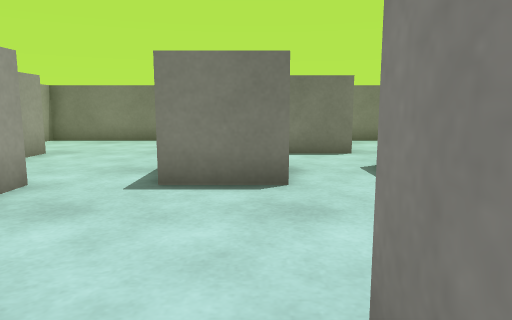
[1] (above)

16 first-person views from a walk through a 3-D level made in the Unity game engine. The camera is 0.58 m above the floor, tilts 8° down and sees 70° across. The floor is counted in squares, 0.5 m on a side. Each view is taken from the middle of a square. On the plan, view 1 faces up. The plan holds only what a view shows up to about 14 squares ahead; the rest is blank. The place goes on beyond the plan. Surface patterns are stand-ins for the level's own textures.

[2]
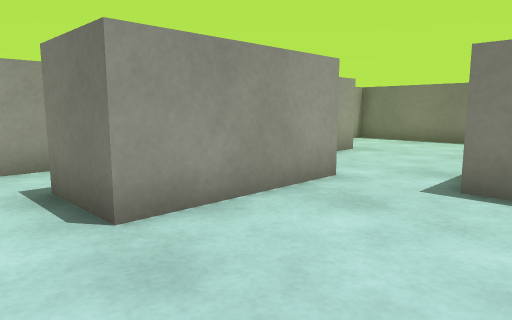

[3]
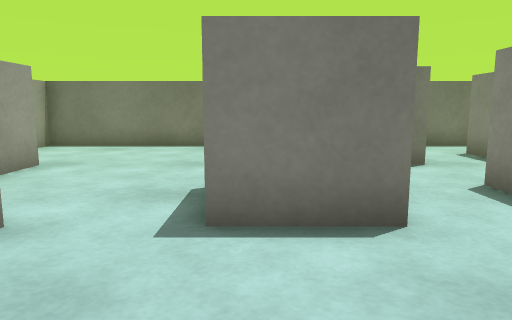

[4]
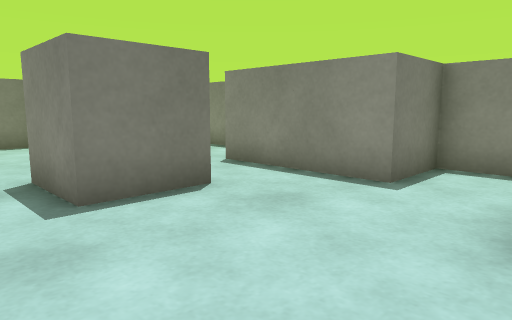

[5]
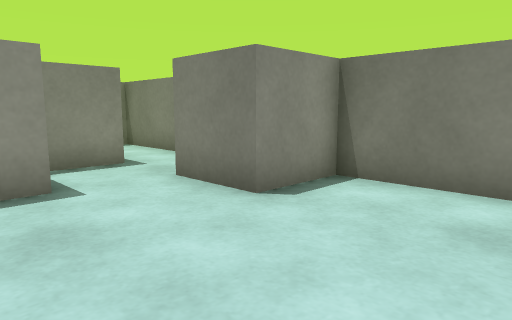

[6]
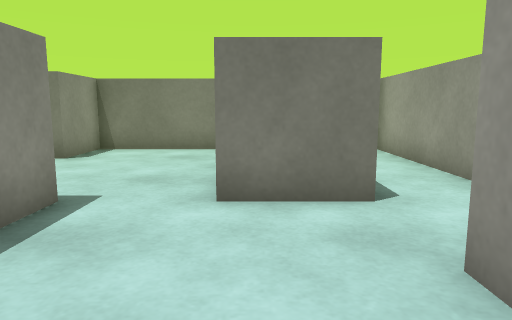

[7]
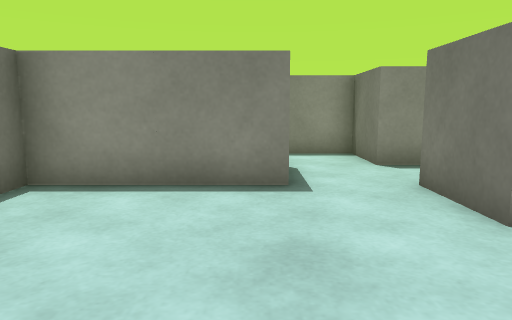

[8]
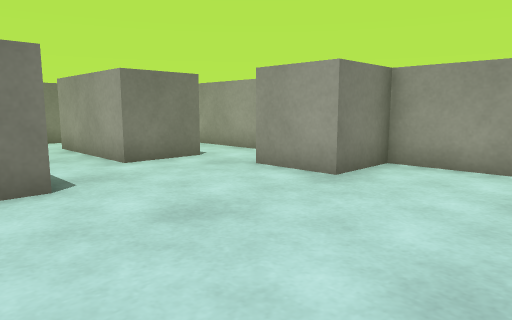

[9]
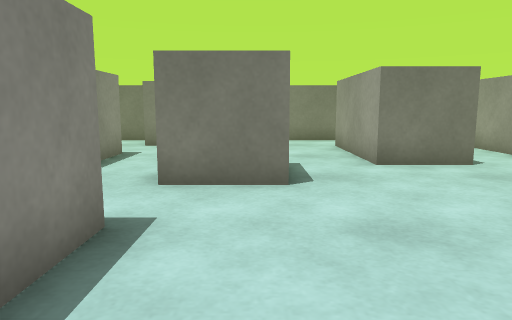

[10]
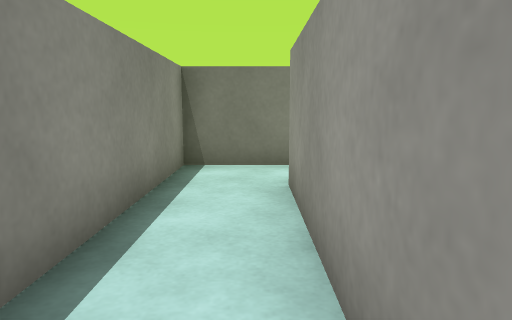

[11]
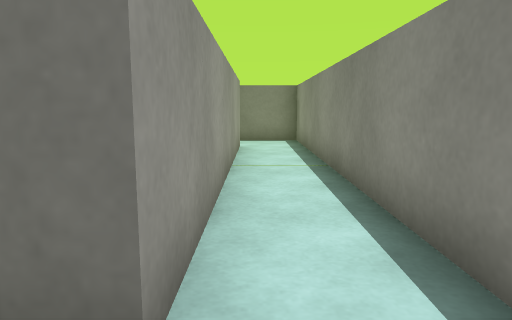

[12]
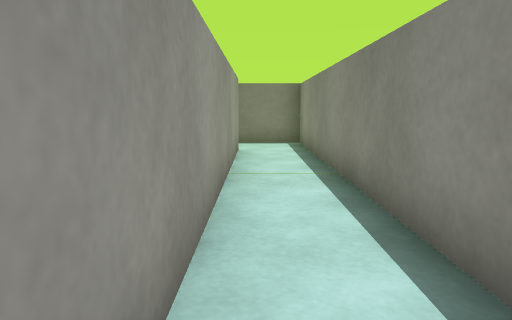

[13]
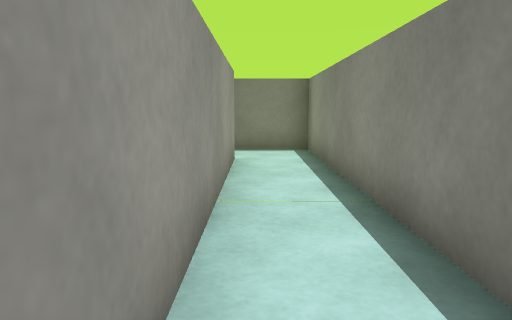

[14]
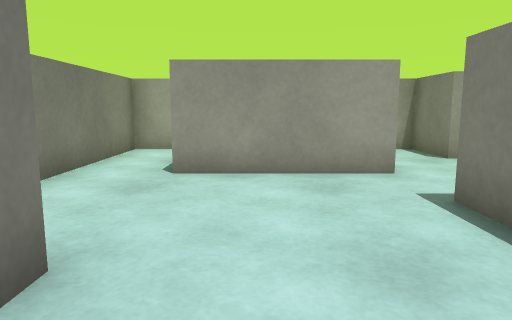

[15]
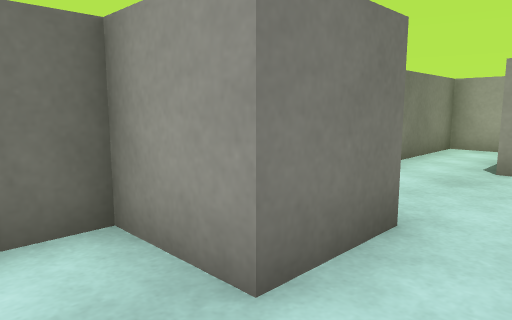

[16]
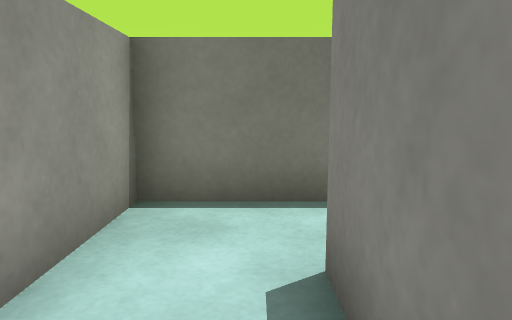

### Floor plan
Ten units are one square. View 1 is at (0, 0); x grows to the right and y downward. Boxes are objects, and circles mark ways between rooms. Rooms are numbered by the first view taken in them; rooms with no view inside come last. Other rooms are left out.
<svg viewBox="-80 -140 170 150">
<path fill="none" stroke="#000" d="M6 -55 -15 -55 -15 -75 5 -75M-56 -55 -35 -55 -35 -15 -55 -15M5 -94 5 -135 -9 -135M-75 -55 -75 5 5 5 5 -15 25 -15 25 5 40 5M26 -95 9 -95M-26 -135 -75 -135 -75 -95 -55 -95 -55 -75 -75 -75 -75 -70M45 -14 45 -35 25 -35 25 -75 45 -75 45 -95M56 5 85 5 85 -80M65 -80 65 -15 59 -15M65 -115 65 -80M85 -80 85 -135 45 -135M45 -135 25 -135 25 -110M45 -95 45 -115"/>
<circle cx="55" cy="-5" r="3" fill="#2a7"/>
<circle cx="35" cy="-105" r="3" fill="#2a7"/>
<circle cx="55" cy="-125" r="3" fill="#2a7"/>
<text x="-20" y="-60">1</text>
<text x="70" y="-30">2</text>
<text x="70" y="-110">3</text>
<text x="30" y="-120">4</text>
</svg>
Room 1 opens to room 2. Room 1 opens to room 4. Room 3 opens to room 4.

Where each view was taken, in squares from view 1:
view 1: 0 up, 0 right, facing up
view 2: 0 up, 0 right, facing up-left
view 3: 2 up, 1 left, facing up
view 4: 1 up, 3 left, facing up-right
view 5: 5 up, 3 left, facing down-right
view 6: 10 up, 4 left, facing down
view 7: 10 up, 5 left, facing right
view 8: 13 up, 0 right, facing down-left
view 9: 13 up, 1 left, facing down
view 10: 7 up, 7 right, facing down
view 11: 0 up, 7 right, facing up
view 12: 1 up, 7 right, facing up
view 13: 3 up, 7 right, facing up
view 14: 3 up, 3 right, facing left
view 15: 3 up, 4 right, facing down-left
view 16: 9 up, 4 right, facing up
